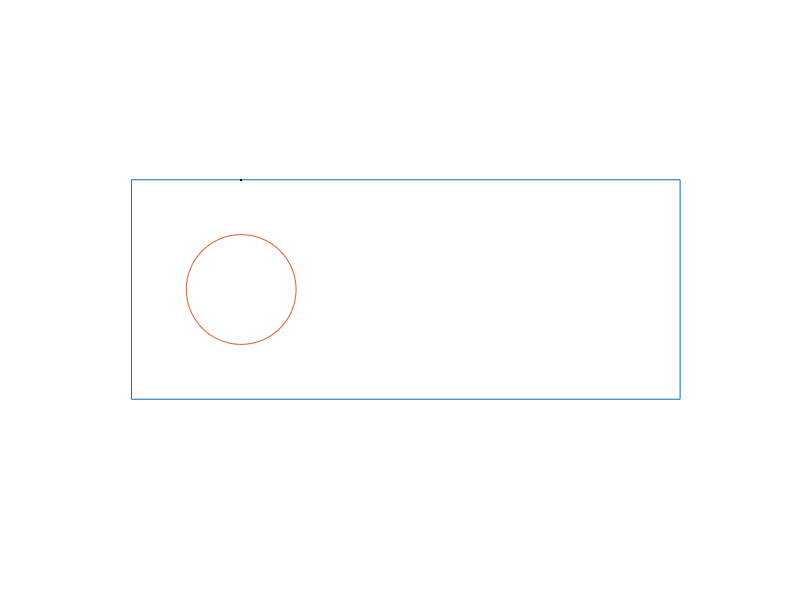

This figure's MATLAB source: (Note: this script raises an error after producing the figure.)
clearvars
close all

vertexs = [
    0, 0;
    5, 0;
    5, 2;
    0, 2;
    0, 0;
    ];

radius = 0.5;
theta = linspace(0,2*pi,201);
xCirc = 1 + radius*cos(theta);
yCirc = 1 + radius*sin(theta);

tempBottom = ['T = 10',176];

plot(vertexs(:,1), vertexs(:,2), '-', lineWidth = 2, color = 'black')
axis equal
axis([-0.25,5.4,-0.15,2.15])
axis off
hold on
plot(xCirc, yCirc, '-', lineWidth = 2, color = 'black')
text(-0.8,1,'$\frac{\partial T}{\partial x}\equiv 0$',...
    Interpreter='LaTex',FontSize=14)
text(5.1,1,'$\frac{\partial T}{\partial x}\equiv 0$',...
    Interpreter='LaTex',FontSize=14)
text(2.25,-0.25,'$T = 10^{\circ}$C',Interpreter='LaTeX',FontSize=12)
text(0.2,2.25,['$k_{c}\frac{\partial T}{\partial y} + \beta\left(T-T_{\infty}\right) = 0',... 
    '\quad (k_{c} = 1, \beta = 2, T_{\infty} = -5^{\circ}$C)'],...
    Interpreter='LaTeX',FontSize=12)
text(1.5,1.35,'$T = 50^{\circ}$C',Interpreter='LaTeX',FontSize=12)
hold off

print -dpng 'figureMeshPlacaForatQuad.png'